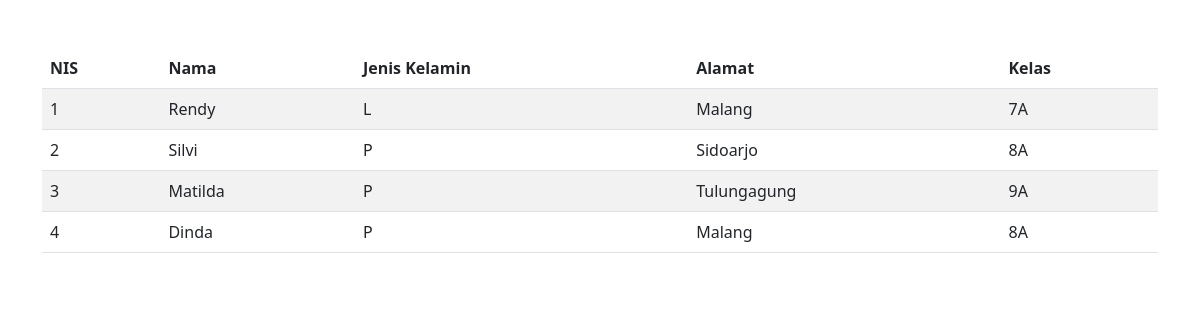
Page /cari_siswa.php on the committed database.
### tables this page shows
CREATE TABLE `siswa` (
  `nis` int(11) NOT NULL,
  `nama_siswa` varchar(255) NOT NULL,
  `jenis_kelamin` enum('L','P') NOT NULL,
  `alamat` varchar(50) NOT NULL,
  `id_kelas` int(2) NOT NULL
);

CREATE TABLE `kelas` (
  `id_kelas` int(11) NOT NULL,
  `nama_kelas` varchar(50) NOT NULL
);

### cari_siswa.php (the view, shortened to what this page needs)
<?php
include 'config.php';
?>
<!DOCTYPE html>
<html lang="en">
<head>
    <link rel="stylesheet" href="assets/bootstrap/css/bootstrap.min.css">
</head>
<body>
<div class="container mx-auto mt-4">
<table class="table table-striped table-hover">
<br>
            <thead>
                <tr>
                    <th>NIS</th>
                    <th>Nama</th>
                    <th>Jenis Kelamin</th>
                    <th>Alamat</th>
                    <th>Kelas</th>
                </tr>
            </thead>
    <?php
    if(isset($_GET['cari'])){
        $cari = $_GET['cari'];
        $data = mysqli_query($conn, "SELECT * FROM siswa JOIN kelas ON siswa.id_kelas = kelas.id_kelas where nama_siswa like '%".$cari."%'");
    }
    else{
        $data = mysqli_query($conn, "SELECT * from siswa JOIN kelas ON siswa.id_kelas = kelas.id_kelas");
    }
while($d = mysqli_fetch_array($data)){
?>
<tr>
    <td><?php echo $d['nis']; ?></td>
    <td><?php echo $d['nama_siswa']; ?></td>
    <td><?php echo $d['jenis_kelamin']; ?></td>
    <td><?php echo $d['alamat']; ?></td>
    <td><?php echo $d['nama_kelas']; ?></td>
</tr>
<?php
}
?>

### rows in the picture
siswa: nis "1", nama_siswa "Rendy", jenis_kelamin "L", alamat "Malang", id_kelas.nama_kelas "7A"
siswa: nis "2", nama_siswa "Silvi", jenis_kelamin "P", alamat "Sidoarjo", id_kelas.nama_kelas "8A"
siswa: nis "3", nama_siswa "Matilda", jenis_kelamin "P", alamat "Tulungagung", id_kelas.nama_kelas "9A"
siswa: nis "4", nama_siswa "Dinda", jenis_kelamin "P", alamat "Malang", id_kelas.nama_kelas "8A"
